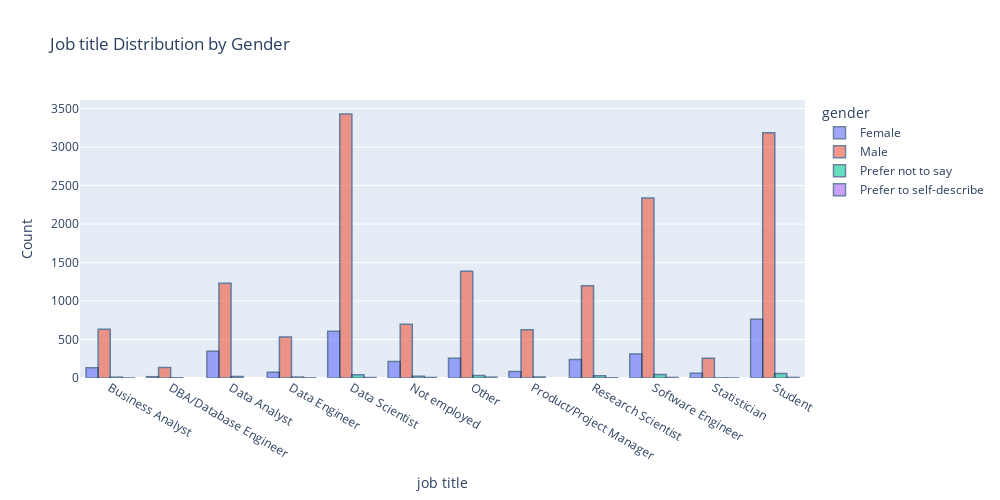

Notebook cell for this chart:
### Markdown cell above
Job title distribution based on gender.

### Code cell
import plotly.express as px
jobtitle_gender = df.loc[:,["job title", "gender"]].groupby(["job title", "gender"]).size().reset_index()
jobtitle_gender.columns = ["job title", "gender", "Count"]
fig = px.bar(jobtitle_gender, x='job title', y='Count', color="gender", 
             barmode='group', title ="Job title Distribution by Gender", 
             height=500, width=1000)
fig.update_traces(marker_line_color='rgb(9,50,100)',
                  marker_line_width=1.5, opacity=0.6)
fig.show()

### Figure 1 — Plotly figure (JSON) as saved in the notebook; plotly's stock layout.template omitted (floating-point values rounded to 4 significant figures)
{"data": [{"alignmentgroup": "True", "hovertemplate": "gender=Female<br>job title=%{x}<br>Count=%{y}<extra></extra>", "legendgroup": "Female", "marker": {"color": "#636efa", "line": {"color": "rgb(9,50,100)", "width": 1.5}, "pattern": {"shape": ""}}, "name": "Female", "offsetgroup": "Female", "opacity": 0.6, "orientation": "v", "showlegend": true, "textposition": "auto", "type": "bar", "x": ["Business Analyst", "DBA/Database Engineer", "Data Analyst", "Data Engineer", "Data Scientist", "Not employed", "Other", "Product/Project Manager", "Research Scientist", "Software Engineer", "Statistician", "Student"], "xaxis": "x", "y": [132, 17, 347, 76, 606, 214, 258, 83, 241, 313, 63, 764], "yaxis": "y"}, {"alignmentgroup": "True", "hovertemplate": "gender=Male<br>job title=%{x}<br>Count=%{y}<extra></extra>", "legendgroup": "Male", "marker": {"color": "#EF553B", "line": {"color": "rgb(9,50,100)", "width": 1.5}, "pattern": {"shape": ""}}, "name": "Male", "offsetgroup": "Male", "opacity": 0.6, "orientation": "v", "showlegend": true, "textposition": "auto", "type": "bar", "x": ["Business Analyst", "DBA/Database Engineer", "Data Analyst", "Data Engineer", "Data Scientist", "Not employed", "Other", "Product/Project Manager", "Research Scientist", "Software Engineer", "Statistician", "Student"], "xaxis": "x", "y": [634, 136, 1231, 534, 3431, 699, 1387, 627, 1198, 2338, 256, 3186], "yaxis": "y"}, {"alignmentgroup": "True", "hovertemplate": "gender=Prefer not to say<br>job title=%{x}<br>Count=%{y}<extra></extra>", "legendgroup": "Prefer not to say", "marker": {"color": "#00cc96", "line": {"color": "rgb(9,50,100)", "width": 1.5}, "pattern": {"shape": ""}}, "name": "Prefer not to say", "offsetgroup": "Prefer not to say", "opacity": 0.6, "orientation": "v", "showlegend": true, "textposition": "auto", "type": "bar", "x": ["Business Analyst", "DBA/Database Engineer", "Data Analyst", "Data Engineer", "Data Scientist", "Not employed", "Other", "Product/Project Manager", "Research Scientist", "Software Engineer", "Statistician", "Student"], "xaxis": "x", "y": [11, 3, 20, 12, 42, 22, 34, 13, 28, 47, 2, 57], "yaxis": "y"}, {"alignmentgroup": "True", "hovertemplate": "gender=Prefer to self-describe<br>job title=%{x}<br>Count=%{y}<extra></extra>", "legendgroup": "Prefer to self-describe", "marker": {"color": "#ab63fa", "line": {"color": "rgb(9,50,100)", "width": 1.5}, "pattern": {"shape": ""}}, "name": "Prefer to self-describe", "offsetgroup": "Prefer to self-describe", "opacity": 0.6, "orientation": "v", "showlegend": true, "textposition": "auto", "type": "bar", "x": ["Business Analyst", "Data Engineer", "Data Scientist", "Not employed", "Other", "Research Scientist", "Software Engineer", "Statistician", "Student"], "xaxis": "x", "y": [1, 2, 6, 7, 11, 3, 7, 1, 7], "yaxis": "y"}], "layout": {"barmode": "group", "height": 500, "legend": {"title": {"text": "gender"}, "tracegroupgap": 0}, "title": {"text": "Job title Distribution by Gender"}, "width": 1000, "xaxis": {"anchor": "y", "domain": [0, 1], "title": {"text": "job title"}}, "yaxis": {"anchor": "x", "domain": [0, 1], "title": {"text": "Count"}}}}
